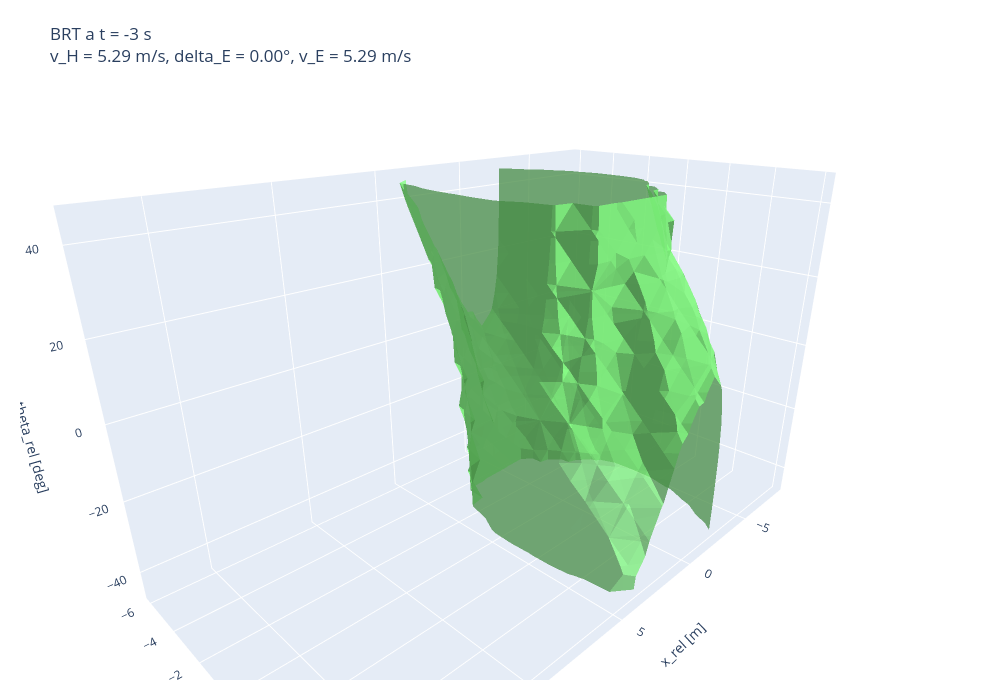

Here is the notebook cell this chart was saved with:
### Markdown cell above
## 5. Visualizzazione 3D del BRT

Sono fissati `v_H`, `delta_E` e `v_E`.

### Code cell
x_rel = coordinate_vectors[0]
y_rel = coordinate_vectors[1]
theta_rel = coordinate_vectors[2]

# BRT a t = -3 s, fissando v_H, delta_E e v_E.
brt_3d = BRT[
    :,
    :,
    :,
    i_v_H,
    i_delta_E,
    i_v_E,
]

# Coordinate della griglia tridimensionale.
# theta_rel viene convertito in gradi soltanto per la visualizzazione.
X, Y, THETA_DEG = np.meshgrid(
    x_rel,
    y_rel,
    np.rad2deg(theta_rel),
    indexing="ij",
)

figure_3d = go.Figure(
    data=go.Isosurface(
        x=X.ravel(),
        y=Y.ravel(),
        z=THETA_DEG.ravel(),
        value=brt_3d.ravel(),

        # Superficie che delimita il BRT:
        # BRT(x) = 0.
        isomin=0.0,
        isomax=0.0,
        surface_count=1,

        colorscale="Jet",
        opacity=0.75,
        showscale=False,

        caps={
            "x_show": False,
            "y_show": False,
            "z_show": False,
        },

        lighting={
            "ambient": 0.55,
            "diffuse": 0.85,
            "specular": 0.25,
            "roughness": 0.45,
        },
    )
)

figure_3d.update_layout(
    title=(
        "BRT a t = -3 s"
        f"<br>v_H = {v_H_selected:.2f} m/s, "
        f"delta_E = {np.rad2deg(delta_E_selected):.2f}°, "
        f"v_E = {v_E_selected:.2f} m/s"
    ),
    width=1000,
    height=700,
    scene={
        "xaxis_title": "x_rel [m]",
        "yaxis_title": "y_rel [m]",
        "zaxis_title": "theta_rel [deg]",
        "aspectmode": "manual",
        "aspectratio": {
            "x": 2.0,
            "y": 1.1,
            "z": 1.2,
        },
        "camera": {
            "eye": {
                "x": 1.5,
                "y": 1.5,
                "z": 0.9,
            }
        },
    },
    margin={
        "l": 20,
        "r": 20,
        "b": 20,
        "t": 80,
    },
)

figure_3d.show()

### Figure 1 — Plotly figure (JSON) as saved in the notebook; plotly's stock layout.template omitted (floating-point values rounded to 4 significant figures; data arrays with more than 128 entries replaced by an {"elided": "..."} marker saying what was removed)
{"data": [{"caps": {"x": {"show": false}, "y": {"show": false}, "z": {"show": false}}, "colorscale": [[0, "rgb(0,0,131)"], [0.2, "rgb(0,60,170)"], [0.4, "rgb(5,255,255)"], [0.6, "rgb(255,255,0)"], [0.8, "rgb(250,0,0)"], [1, "rgb(128,0,0)"]], "isomax": 0, "isomin": 0, "lighting": {"ambient": 0.55, "diffuse": 0.85, "roughness": 0.45, "specular": 0.25}, "opacity": 0.75, "showscale": false, "surface": {"count": 1}, "type": "isosurface", "value": {"elided": "5070 float values"}, "x": {"elided": "5070 float values"}, "y": {"elided": "5070 float values"}, "z": {"elided": "5070 float values"}}], "layout": {"height": 700, "margin": {"b": 20, "l": 20, "r": 20, "t": 80}, "scene": {"aspectmode": "manual", "aspectratio": {"x": 2, "y": 1.1, "z": 1.2}, "camera": {"eye": {"x": 1.5, "y": 1.5, "z": 0.9}}, "xaxis": {"title": {"text": "x_rel [m]"}}, "yaxis": {"title": {"text": "y_rel [m]"}}, "zaxis": {"title": {"text": "theta_rel [deg]"}}}, "title": {"text": "BRT a t = -3 s<br>v_H = 5.29 m/s, delta_E = 0.00°, v_E = 5.29 m/s"}, "width": 1000}}
